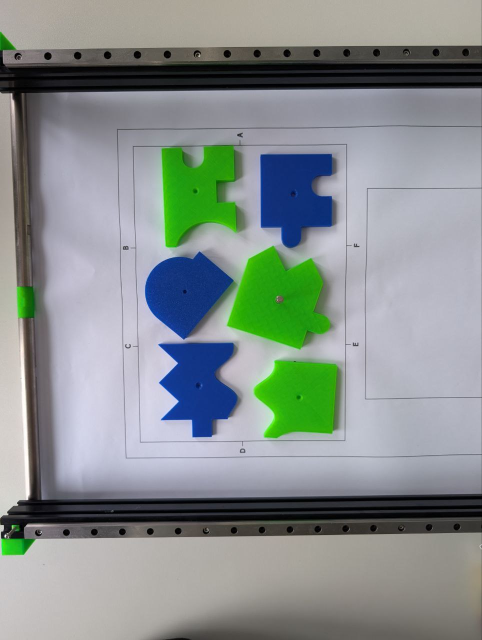
#> input picture Data/5836667763232017659.jpg, 964 x 1280 px, given in place of , which was not available (shown at 1/2 size)
$ python edgedetection.py
#> lines starting #> are read from the running program, lines starting #| are printed output that depends on the picture; after the words box and inside, x2 and y2 are one past the last pixel; in counts of white or black regions, pixels touching at a corner belong together; pictures that were not available may be replaced by others from this repository, and a replacement may not be noted
### puzzle.py
import cv2 as cv
import numpy as np
import argparse

class puzzle:

    def __init__(self, contour, index):
        self.index = index
        self.contour = contour
        self.area = cv.contourArea(contour)
        self.bounding_box = cv.boundingRect(contour)

    # [13 lines left out: function get_puzzle_edges, not called in this run]

# [6 lines of commented-out code are left out]

    def __repr__(self):
        x, y, w, h = self.bounding_box
        return f"PuzzlePiece {self.index}: Fläche={self.area:.2f}, Box=({x},{y},{w},{h})"


### edgedetection.py
from __future__ import print_function
from puzzle import puzzle

import cv2 as cv
import numpy as np

#Definiere Threshold
low_threshold = 100
high_threshold = 300
pathtofile = r""


#Bild
src = cv.imread(pathtofile)
#> src is the input picture: shape (1280, 964, 3); mean B, G, R 141.7, 143.7, 135.1
src_gray = cv.cvtColor(src, cv.COLOR_BGR2GRAY)
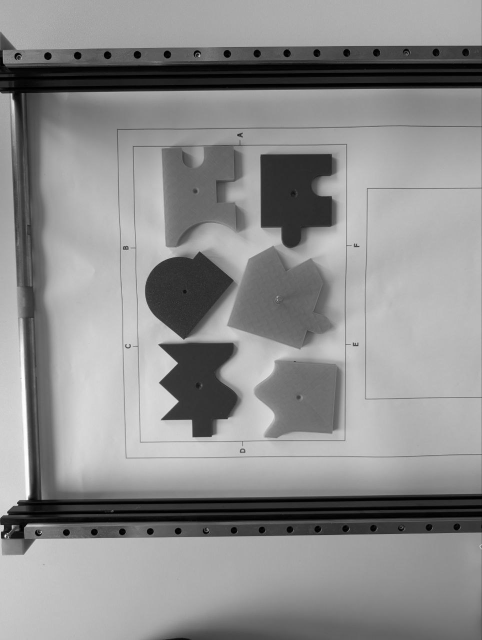
#> src_gray: shape (1280, 964) (shown at 1/2 size); min 0, max 255, mean 140.8

# Kanten finden
img_blur = cv.blur(src_gray, (3,3))
edges = cv.Canny(img_blur, low_threshold, high_threshold, 3)
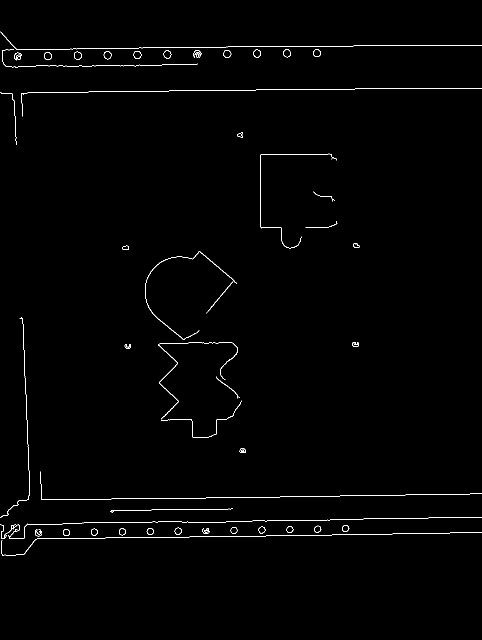
#> edges: shape (1280, 964) (shown at 1/2 size); 0.82% white in thin lines or dots, all inside (x1, y1, x2, y2) = (0, 63, 964, 1111)

# Konturen finden
contours, hierarchy = cv.findContours(edges, cv.RETR_EXTERNAL, cv.CHAIN_APPROX_SIMPLE)
#> contours = 47 contours, 12 with area under 20; largest, box (x1, y1, x2, y2) and area: (290, 503, 474, 679) 224, (207, 102, 223, 119) 180, (327, 101, 343, 117) 180, (267, 102, 283, 118) 180, (88, 104, 104, 120) 178

#Vier grösste Konturen: Alternativ
contours = sorted(contours, key=cv.contourArea, reverse=True)
largest_contours = contours[:4]
#> largest_contours = 4 contours; box (x1, y1, x2, y2) and area: (290, 503, 474, 679) 224, (207, 102, 223, 119) 180, (327, 101, 343, 117) 180, (267, 102, 283, 118) 180

puzzle_pieces = [puzzle(cnt, i + 1) for i, cnt in enumerate(largest_contours)]
#> puzzle_pieces = 4 items

for piece in puzzle_pieces:
    print(piece)
#> this loop made 4 passes
#| PuzzlePiece 1: Fläche=223.50, Box=(290,503,184,176)
#| PuzzlePiece 2: Fläche=180.00, Box=(207,102,16,17)
#| PuzzlePiece 3: Fläche=180.00, Box=(327,101,16,16)
#| PuzzlePiece 4: Fläche=179.50, Box=(267,102,16,16)


#Output
output = src.copy()
colors = [(0, 255, 0), (0, 255, 255), (255, 0, 0), (0, 0, 255)]

for i, cnt in enumerate(largest_contours):
    color = colors[i % len(colors)]
    cv.drawContours(output, [cnt], -1, color, 3)
    M = cv.moments(cnt)
    if M["m00"] != 0:
        cx = int(M["m10"] / M["m00"])
        cy = int(M["m01"] / M["m00"])
        area = cv.contourArea(cnt)
        cv.putText(output, f"#{i+1} ({int(area)}px)", (cx - 40, cy + 10),
                   cv.FONT_HERSHEY_SIMPLEX, 0.7, color, 2)
#> this loop made 4 passes
#> (color, cx, cy, area) on passes 1 to 4: ((0, 255, 0), 384, 583, 223.5), ((0, 255, 255), 214, 110, 180), ((255, 0, 0), 334, 108, 180), ((0, 0, 255), 274, 109, 179.5)
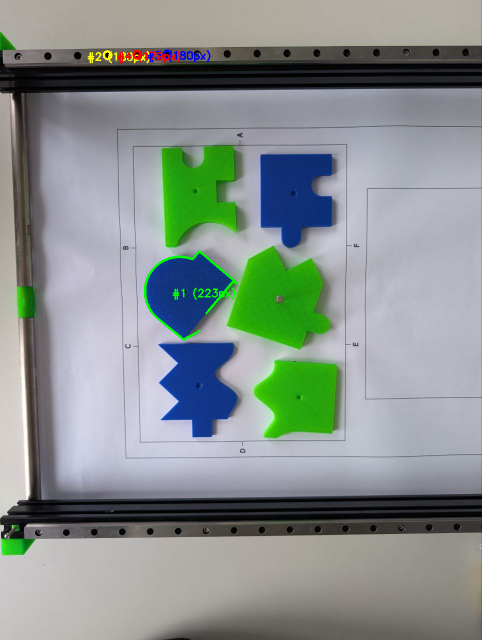
#> output: shape (1280, 964, 3) (shown at 1/2 size); 0.5% of pixels changed, all inside (x1, y1, x2, y2) = (175, 99, 476, 681)

cv.putText(output, f"Low: {low_threshold}", (10, 30),
           cv.FONT_HERSHEY_SIMPLEX, 0.8, (255, 255, 255), 2)
cv.putText(output, f"High: {high_threshold}", (10, 60),
           cv.FONT_HERSHEY_SIMPLEX, 0.8, (255, 255, 255), 2)
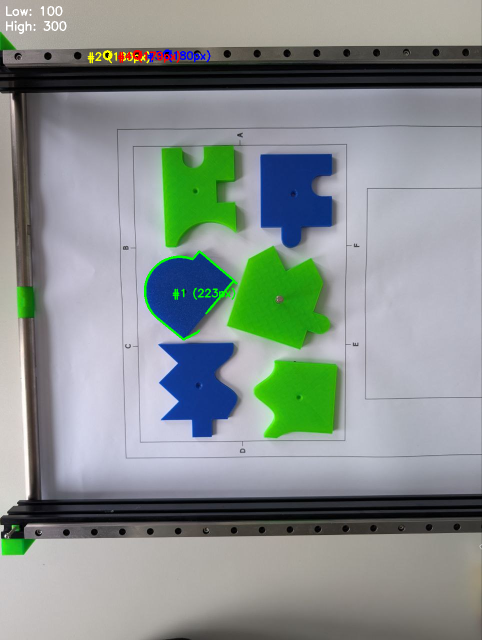
#> output: shape (1280, 964, 3) (shown at 1/2 size); mean B, G, R 141.5, 144.2, 135.3
cv.imshow("Vier groesste Konturen", output)
cv.waitKey(0)
cv.destroyAllWindows()

$ run again, on Data/5836667763232017662.jpg
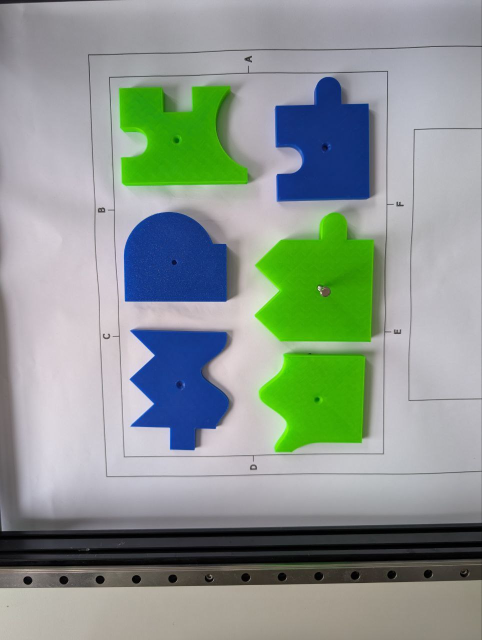
#> input picture Data/5836667763232017662.jpg, 964 x 1280 px, given in place of , which was not available (shown at 1/2 size)
#> src is the input picture: shape (1280, 964, 3); mean B, G, R 143.9, 151.3, 139.7
#> `edges = cv.Canny(img_blur, low_threshold, high_threshold, 3)`:
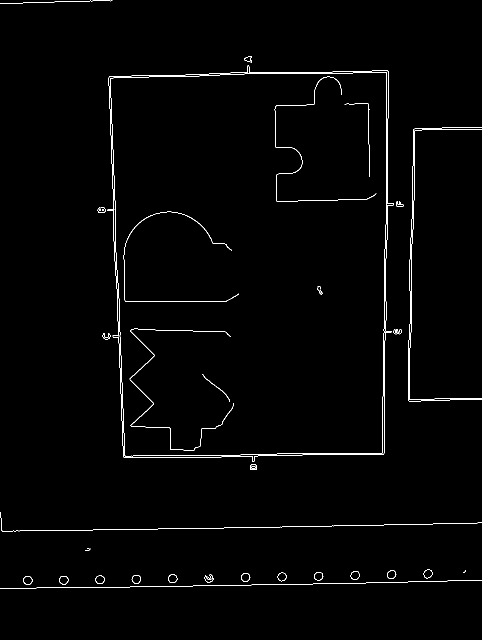
#> edges: shape (1280, 964) (shown at 1/2 size); 1.1% white in thin lines or dots
#> contours = 27 contours, 7 with area under 20; largest, box (x1, y1, x2, y2) and area: (220, 144, 774, 913) 406334, (46, 1152, 65, 1170) 241, (118, 1152, 137, 1169) 236, (191, 1151, 210, 1168) 236, (263, 1150, 282, 1168) 236
#> largest_contours = 4 contours; box (x1, y1, x2, y2) and area: (220, 144, 774, 913) 406334, (46, 1152, 65, 1170) 241, (118, 1152, 137, 1169) 236, (191, 1151, 210, 1168) 236
#> puzzle_pieces = 4 items
#> the loop `for piece in puzzle_pieces:` made 4 passes
#> (printed output is left out)
#> the loop `for i, cnt in enumerate(largest_contours):` made 4 passes
#> (color, cx, cy, area) on passes 1 to 4: ((0, 255, 0), 501, 524, 406333.5), ((0, 255, 255), 55, 1160, 241), ((255, 0, 0), 127, 1159, 236), ((0, 0, 255), 199, 1159, 236)
#> `cv.putText(output, f"High: {high_threshold}", (10, 60), cv.FONT_HERSHE..`:
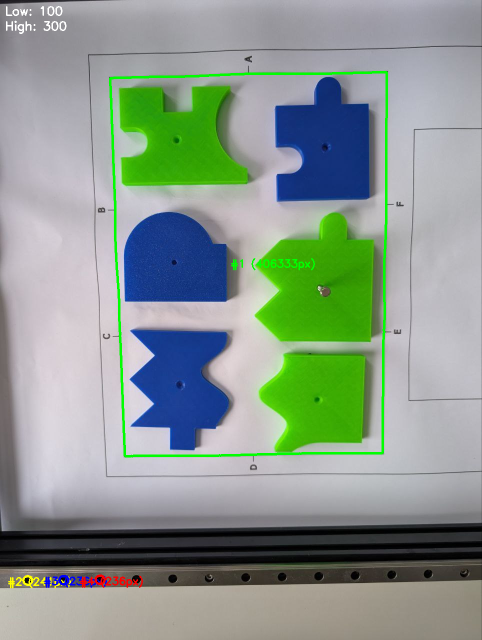
#> output: shape (1280, 964, 3) (shown at 1/2 size); mean B, G, R 142.3, 152.5, 138.3
